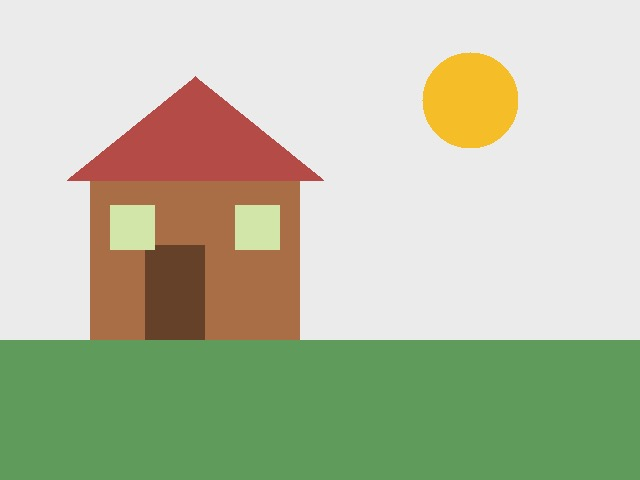
#> input picture BOARDING_MOD_2/TEST/TEST_4/img.jpg, 640 x 480 px, found by its file name
$ jupyter execute --allow-errors practical.ipynb
#> lines starting #> are read from the running program, lines starting #| are printed output that depends on the picture
[cell 1]
from sklearn.datasets import make_classification
from sklearn.model_selection import train_test_split, GridSearchCV
from sklearn.ensemble import BaggingClassifier, RandomForestClassifier, GradientBoostingClassifier, StackingClassifier
from sklearn.linear_model import LogisticRegression
from sklearn.metrics import accuracy_score, f1_score

X, y = make_classification(n_samples=1000, random_state=42)

X_train, X_test, y_train, y_test = train_test_split(
    X, y, test_size=0.2, stratify=y, random_state=42
)

rf = RandomForestClassifier(n_estimators=100)
search = GridSearchCV(GradientBoostingClassifier(n_estimators=300, n_iter_no_change=5, random_state=42), {"learning_rate": [0.03, 0.1, 0.2]}, scoring="f1_macro", n_jobs=-1).fit(X_train, y_train)
gb = search.best_estimator_

models = {
    "Bagging": BaggingClassifier(n_estimators=100, random_state=42),
    "RandomForest": rf,
    "Boosting": gb,
    "Stacking": StackingClassifier(
        [("rf", rf), ("gb", gb)],
        final_estimator=LogisticRegression(), cv=5
    )
}

for name, model in models.items():
    model.fit(X_train, y_train)
    pred = model.predict(X_test)
    print(name, "accuracy:", round(accuracy_score(y_test, pred), 3), "macro-F1:", round(f1_score(y_test, pred, average="macro"), 3))

[cell 2]
import numpy as np

X = np.array([[0, 0], [0, 1], [1, 0], [1, 1]])
y = np.array([[0], [1], [1], [0]])

sigmoid = lambda z: 1 / (1 + np.exp(-z))

W1 = np.random.randn(2, 4)
W2 = np.random.randn(4, 1)
b1 = np.zeros((1, 4))
b2 = np.zeros((1, 4))

#> (the rest of this cell did not finish here and is left out)

[cell 3]
import pandas as pd
import matplotlib.pyplot as plt
import statsmodels.api as sm
from statsmodels.tsa.seasonal import seasonal_decompose

#> (the rest of this cell did not finish here and is left out)

#> (a cell that did not finish here is left out)

[cell 5]
from statsmodels.tsa.stattools import adfuller

#> (the rest of this cell did not finish here and is left out)

[cell 6]
import numpy as np
import matplotlib.pyplot as plt
import statsmodels.api as sm
from statsmodels.graphics.tsaplots import plot_acf, plot_pacf
from statsmodels.tsa.arima.model import ARIMA
from sklearn.metrics import mean_squared_error

#> (the rest of this cell did not finish here and is left out)

[cell 7]
import numpy as np
import matplotlib.pyplot as plt
from statsmodels.tsa.statespace.sarimax import SARIMAX
from statsmodels.tsa.holtwinters import SimpleExpSmoothing, Holt, ExponentialSmoothing

#> (the rest of this cell did not finish here and is left out)

[cell 8]
# RNN
import numpy as np

wx, wh, wy = 0.1, 0.1, 0.1
lr = 0.01

X = [1.0, 2.0, 3.0]
Y = [2.0, 3.0, 4.0]


# FP
H = [0.0]
Y_pred = []

for x in X:
    h = np.tanh(wx * x + wh * H[-1])
    H.append(h)
    Y_pred.append(wy * h)

# BP
dwx = dwh = dwy = 0
dh_next = 0

for t in reversed(range(len(X))):
    dy = Y_pred[t] - Y[t]
    dwy += dy * H[t-1]

    dh = wy * dy + dh_next
    dh_raw = (1 - H[t+1] ** 2) * dh

    dwx += dh_raw * X[t]
    dwh += dh_raw * H[t]
    dh_next = wh * dh_raw

wx -= lr * dwx
wh -= lr * dwh
wy -= lr * dwy

print(Y_pred)

[cell 9]
import tensorflow as tf

#> (the rest of this cell did not finish here and is left out)

[cell 10]
# Convulational Neural Networks
import tensorflow as tf
from tensorflow.keras import layers

#> (the rest of this cell did not finish here and is left out)

[cell 11]
import cv2
import numpy as np
import matplotlib.pyplot as plt

img = cv2.imread("img.jpg")
#> img is the input picture: shape (480, 640, 3); mean B, G, R 164, 190.7, 184.1

h, w = img.shape[:2]
#> h = 480; w = 640

resized = cv2.resize(img, (256, 256))
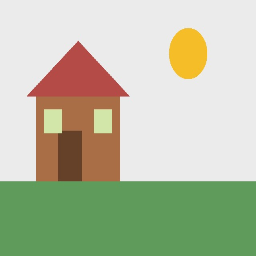
#> resized: shape (256, 256, 3); mean B, G, R 164, 190.6, 184.1
gray = cv2.cvtColor(img, cv2.COLOR_BGR2GRAY)
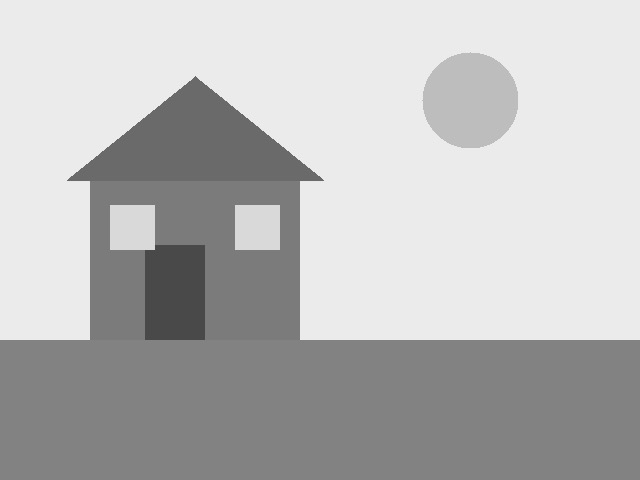
#> gray: shape (480, 640); min 66, max 244, mean 185.8
blurred = cv2.GaussianBlur(gray, (5, 5), 0)
normalized = resized.astype(np.float32) / 255.0

flipped = cv2.flip(img, 1)
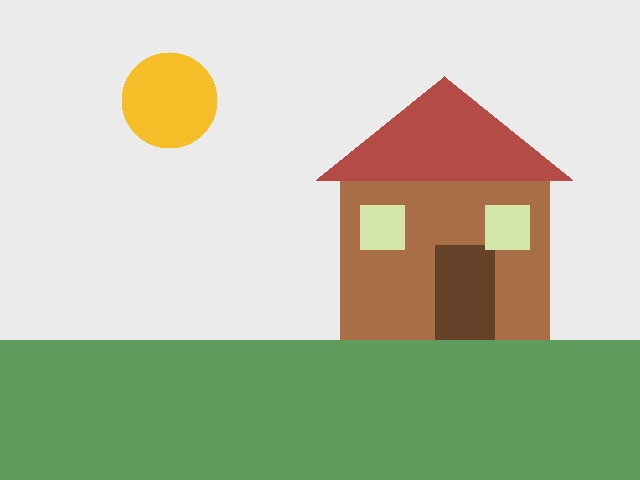
#> flipped: shape (480, 640, 3); mean B, G, R 164, 190.7, 184.1
M = cv2.getRotationMatrix2D((w/2, h/2), 15, 1.0)
rotated = cv2.warpAffine(img, M, (w, h))
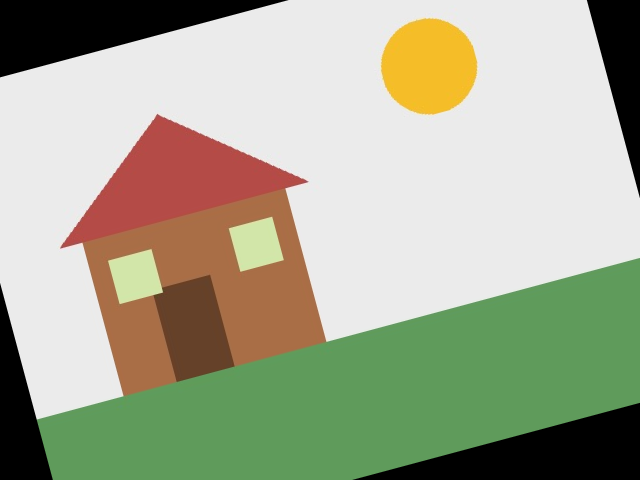
#> rotated: shape (480, 640, 3); mean B, G, R 146.5, 169.8, 166.3

adjusted = cv2.convertScaleAbs(img, alpha=1.2, beta=20)
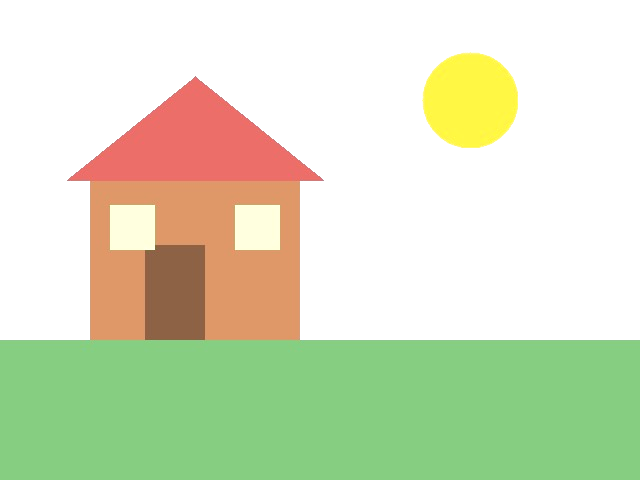
#> adjusted: shape (480, 640, 3); mean B, G, R 191.9, 223.3, 214.3

overlay = img.copy()
cv2.putText(overlay, "Sample", (20, 40), cv2.FONT_HERSHEY_SIMPLEX, 1, (0, 255, 0), 2)
cv2.rectangle(overlay, (20, 60), (150, 140), (0, 0, 255), -1)
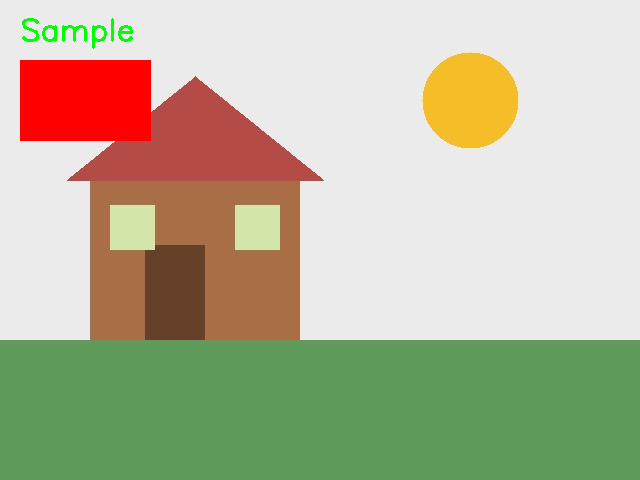
#> overlay: shape (480, 640, 3); mean B, G, R 155.5, 182.9, 184.2
marked =cv2.addWeighted(overlay, 0.3, img, 0.7, 0)
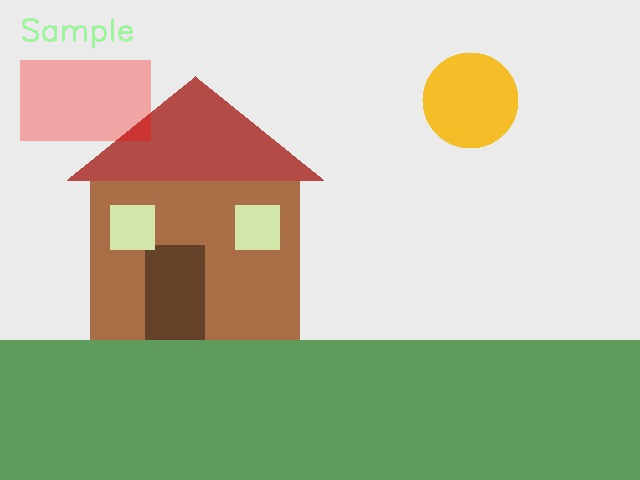
#> marked: shape (480, 640, 3); mean B, G, R 161.5, 188.3, 184.1
